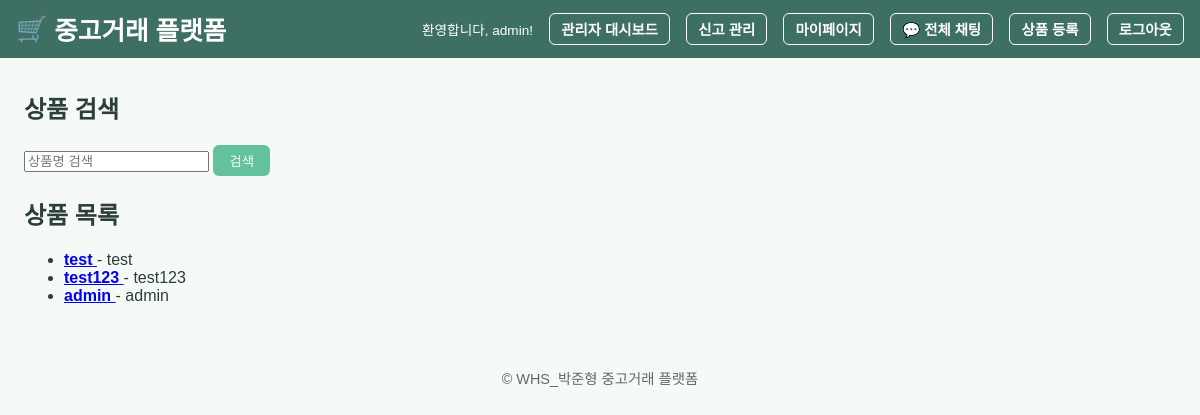
Page / (signed in) on the earlier database version.
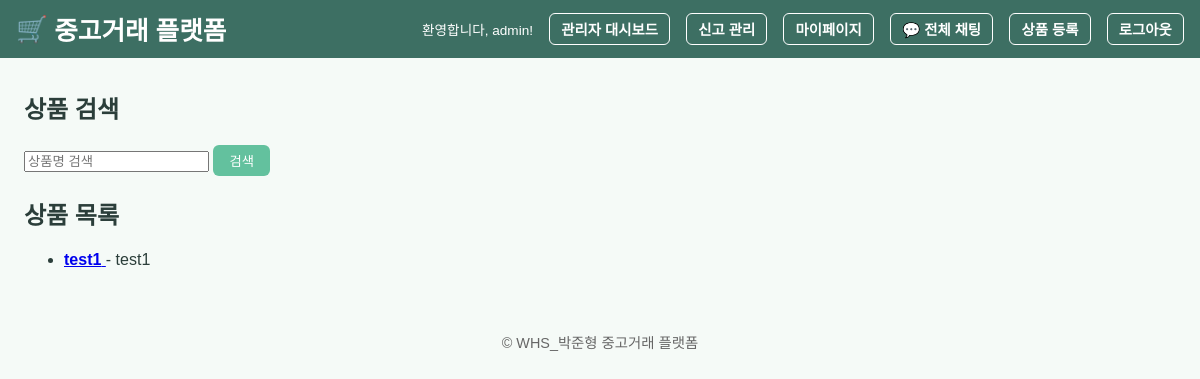
Same page on the later database version.
### models.py (models this page shows)
class Product(db.Model):
    id = db.Column(db.Integer, primary_key=True)
    name = db.Column(db.String(100), nullable=False)
    description = db.Column(db.String(200))
    seller_id = db.Column(db.Integer, db.ForeignKey('user.id'))

### app.py (the view)
@app.route('/')
def index():
    query = request.args.get('q', '')
    if query:
        products = Product.query.filter(Product.name.contains(query)).all()
    else:
        products = Product.query.all()
    return render_template('index.html', products=products, query=query)

### templates/index.html
{% extends 'base.html' %} {% block title %}중고거래 플랫폼{% endblock %} {%
block content %}
<section>
  <h2>상품 검색</h2>
  <form method="GET" action="{{ url_for('index') }}">
    <input
      type="text"
      name="q"
      placeholder="상품명 검색"
      value="{{ query or '' }}"
    />
    <button type="submit">검색</button>
  </form>
</section>
<section>
  <h2>상품 목록</h2>
  <ul>
    {% for p in products %}
    <li>
      <a href="{{ url_for('product_detail', product_id=p.id) }}">
        <strong>{{ p.name }}</strong>
      </a>
      - {{ p.description }}
    </li>
    {% else %}
    <li>등록된 상품이 없습니다.</li>
    {% endfor %}
  </ul>
</section>
{% endblock %}

Differences in the rows shown:
removed Product: name "test123", description "test123"
removed Product: name "admin", description "admin"
changed Product: name "test" → "test1"; description "test" → "test1"
